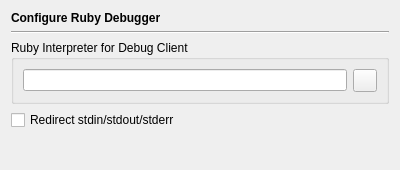
<?xml version="1.0" encoding="UTF-8"?>
<ui version="4.0">
 <class>DebuggerRubyPage</class>
 <widget class="QWidget" name="DebuggerRubyPage">
  <property name="geometry">
   <rect>
    <x>0</x>
    <y>0</y>
    <width>400</width>
    <height>170</height>
   </rect>
  </property>
  <layout class="QVBoxLayout">
   <item>
    <widget class="QLabel" name="headerLabel">
     <property name="text">
      <string>&lt;b&gt;Configure Ruby Debugger&lt;/b&gt;</string>
     </property>
    </widget>
   </item>
   <item>
    <widget class="Line" name="line11_2_2">
     <property name="frameShape">
      <enum>QFrame::HLine</enum>
     </property>
     <property name="frameShadow">
      <enum>QFrame::Sunken</enum>
     </property>
     <property name="orientation">
      <enum>Qt::Horizontal</enum>
     </property>
    </widget>
   </item>
   <item>
    <widget class="QGroupBox" name="groupBox">
     <property name="title">
      <string>Ruby Interpreter for Debug Client</string>
     </property>
     <layout class="QHBoxLayout">
      <item>
       <widget class="QLineEdit" name="rubyInterpreterEdit">
        <property name="toolTip">
         <string>Enter the path of the Ruby interpreter to be used by the debug client.</string>
        </property>
       </widget>
      </item>
      <item>
       <widget class="QToolButton" name="rubyInterpreterButton">
        <property name="toolTip">
         <string>Press to select the Ruby interpreter via a file selection dialog</string>
        </property>
       </widget>
      </item>
     </layout>
    </widget>
   </item>
   <item>
    <widget class="QCheckBox" name="rbRedirectCheckBox">
     <property name="toolTip">
      <string>Select, to redirect stdin, stdout and stderr of the program being debugged to the eric6 IDE</string>
     </property>
     <property name="text">
      <string>Redirect stdin/stdout/stderr</string>
     </property>
    </widget>
   </item>
   <item>
    <spacer>
     <property name="orientation">
      <enum>Qt::Vertical</enum>
     </property>
     <property name="sizeHint" stdset="0">
      <size>
       <width>20</width>
       <height>40</height>
      </size>
     </property>
    </spacer>
   </item>
  </layout>
 </widget>
 <resources/>
 <connections/>
</ui>
